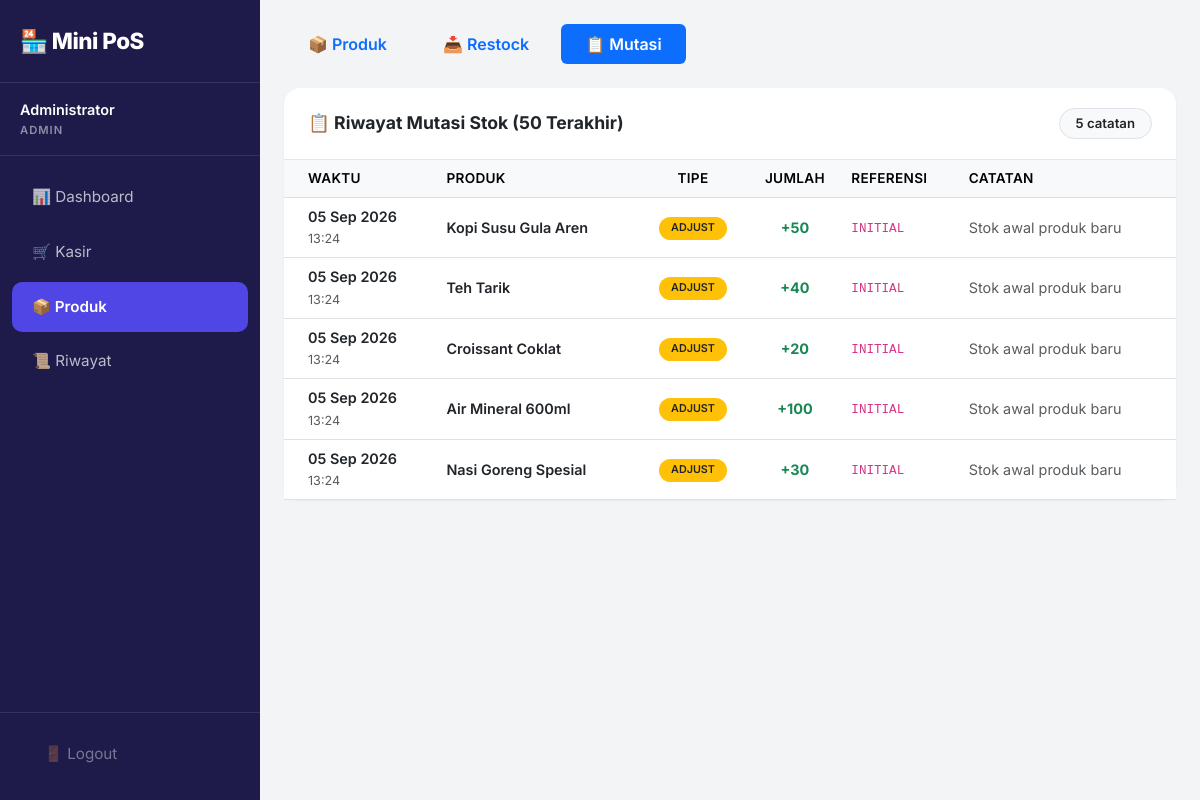
Page /products.php?tab=history (signed in) on the committed database.
### tables this page shows
CREATE TABLE stock_history (
    id INT AUTO_INCREMENT PRIMARY KEY,
    product_id INT NOT NULL,
    type ENUM('in', 'out', 'adjustment') NOT NULL,
    quantity INT NOT NULL,
    reference VARCHAR(100) DEFAULT NULL,
    notes TEXT DEFAULT NULL,
    created_at TIMESTAMP DEFAULT CURRENT_TIMESTAMP,
    FOREIGN KEY (product_id) REFERENCES products(id) ON DELETE CASCADE
);

CREATE TABLE products (
    id INT AUTO_INCREMENT PRIMARY KEY,
    name VARCHAR(100) NOT NULL,
    price DECIMAL(12,2) NOT NULL,
    stock INT NOT NULL DEFAULT 0,
    created_at TIMESTAMP DEFAULT CURRENT_TIMESTAMP,
    updated_at TIMESTAMP NULL DEFAULT NULL ON UPDATE CURRENT_TIMESTAMP
);

### products.php (the view, shortened to what this page needs)
<?php
require_once 'config/database.php';
$stockHistory = $pdo->query("
    SELECT sh.*, p.name as product_name
    FROM stock_history sh
    JOIN products p ON sh.product_id = p.id
    ORDER BY sh.created_at DESC LIMIT 50
")->fetchAll();
$activeTab = $_GET['tab'] ?? 'products';
?>
<!DOCTYPE html>
<html lang="id">
<head>
    <link href="https://cdn.jsdelivr.net/npm/bootstrap@5.3.0/dist/css/bootstrap.min.css" rel="stylesheet">
    <link rel="stylesheet" href="assets/style.css">
</head>
<body>
    <div class="sidebar" id="sidebar">
        <div class="brand">🏪 Mini PoS</div>
        <div class="user-info">
            <div class="name"><?= htmlspecialchars($_SESSION['full_name']) ?></div>
            <div class="role"><?= $_SESSION['role'] ?></div>
        </div>
        <nav>
            <a href="dashboard.php" class="nav-link">📊 Dashboard</a>
            <a href="index.php" class="nav-link">🛒 Kasir</a>
            <a href="products.php" class="nav-link active">📦 Produk</a>
            <a href="history.php" class="nav-link">📜 Riwayat</a>
        </nav>
        <div class="sidebar-footer">
            <a href="logout.php" class="nav-link logout">🚪 Logout</a>
        </div>
    </div>
    <div class="main-content">
        <ul class="nav nav-pills mb-4 gap-2 flex-wrap">
            <li class="nav-item">
                <a class="nav-link <?= $activeTab === 'products' ? 'active' : '' ?> px-3 px-md-4 fw-semibold" href="?tab=products">📦 Produk</a>
            </li>
            <li class="nav-item">
                <a class="nav-link <?= $activeTab === 'restock' ? 'active' : '' ?> px-3 px-md-4 fw-semibold" href="?tab=restock">📥 Restock</a>
            </li>
            <li class="nav-item">
                <a class="nav-link <?= $activeTab === 'history' ? 'active' : '' ?> px-3 px-md-4 fw-semibold" href="?tab=history">📋 Mutasi</a>
            </li>
        </ul>
        <?php if ($activeTab === 'history'): ?>
            <div class="card">
                <div class="card-header d-flex justify-content-between align-items-center flex-wrap gap-2">
                    <span>📋 Riwayat Mutasi Stok (50 Terakhir)</span>
                    <span class="badge bg-light text-dark border px-3 py-2"><?= count($stockHistory) ?> catatan</span>
                </div>
                <div class="card-body p-0">
                    <div class="table-responsive">
                        <table class="table table-hover align-middle mb-0">
                            <thead class="table-light">
                                <tr>
                                    <th class="ps-3 ps-md-4">Waktu</th>
                                    <th>Produk</th>
                                    <th class="text-center">Tipe</th>
                                    <th class="text-center">Jumlah</th>
                                    <th>Referensi</th>
                                    <th>Catatan</th>
                                </tr>
                            </thead>
                            <tbody>
                                <?php foreach ($stockHistory as $sh): ?>
                                    <tr>
                                        <td class="ps-3 ps-md-4">
                                            <div class="fw-semibold"><?= date('d M Y', strtotime($sh['created_at'])) ?></div>
                                            <small class="text-muted"><?= date('H:i', strtotime($sh['created_at'])) ?></small>
                                        </td>
                                        <td class="fw-semibold"><?= htmlspecialchars($sh['product_name']) ?></td>
                                        <td class="text-center">
                                            <?php
                                            $typeBadge = match ($sh['type']) {
                                                'in'         => '<span class="badge bg-success">MASUK</span>',
                                                'out'        => '<span class="badge bg-danger">KELUAR</span>',
                                                'adjustment' => '<span class="badge bg-warning text-dark">ADJUST</span>',
                                            };
                                            echo $typeBadge;
                                            ?>
                                        </td>
                                        <td class="text-center fw-bold <?= $sh['type'] === 'out' ? 'text-danger' : 'text-success' ?>">
                                            <?= $sh['type'] === 'out' ? '-' : '+' ?><?= $sh['quantity'] ?>
                                        </td>
                                        <td><code class="small"><?= htmlspecialchars($sh['reference'] ?? '-') ?></code></td>
                                        <td class="text-muted small"><?= htmlspecialchars($sh['notes'] ?? '-') ?></td>
                                    </tr>
                                <?php endforeach; ?>
                            </tbody>
                        </table>
                    </div>
                </div>
            </div>
        <?php endif; ?>
    </div>
</body>
</html>

### assets/style.css (style rules this page uses)
:root { --primary: #4f46e5; --primary-hover: #4338ca; --primary-light: rgba(79, 70, 229, 0.1); --bg-body: #f3f4f6; --card-bg: #ffffff; --text-main: #1f2937; --text-muted: #6b7280; --border-color: #e5e7eb; --sidebar-width: 260px; --sidebar-collapsed: 0px; }
* { font-family: 'Inter', sans-serif; box-sizing: border-box; }
body { background-color: var(--bg-body); color: var(--text-main); overflow-x: hidden; min-height: 100vh; }
.sidebar { width: var(--sidebar-width); min-height: 100vh; background: #1e1b4b; position: fixed; left: 0; top: 0; z-index: 1050; transition: transform 0.3s ease, width 0.3s ease; display: flex; flex-direction: column; overflow-y: auto; }
.sidebar .brand { padding: 24px 20px; font-size: 1.4rem; font-weight: 800; color: #fff; letter-spacing: -0.5px; border-bottom: 1px solid rgba(255,255,255,0.1); flex-shrink: 0; }
.sidebar .user-info { padding: 16px 20px; border-bottom: 1px solid rgba(255,255,255,0.1); flex-shrink: 0; }
.sidebar .user-info .name { color: white; font-weight: 600; font-size: 0.9rem; margin-bottom: 2px; }
.sidebar .user-info .role { color: rgba(255,255,255,0.5); font-size: 0.7rem; text-transform: uppercase; letter-spacing: 1px; font-weight: 600; }
.sidebar nav { flex-grow: 1; padding: 12px 0; }
.sidebar .nav-link { color: rgba(255,255,255,0.7); padding: 14px 20px; margin: 4px 12px; border-radius: 10px; transition: all 0.2s; display: flex; align-items: center; gap: 12px; text-decoration: none; font-size: 0.95rem; }
.sidebar .nav-link:hover, .sidebar .nav-link.active { background: rgba(255,255,255,0.1); color: #fff; font-weight: 600; }
.sidebar .nav-link.active { background: var(--primary); }
.sidebar .nav-link.logout { color: rgba(255,255,255,0.4); margin-top: auto; }
.sidebar-footer { padding: 16px 12px; border-top: 1px solid rgba(255,255,255,0.1); flex-shrink: 0; margin-top: auto; }
.main-content { margin-left: var(--sidebar-width); padding: 30px; min-height: 100vh; transition: margin-left 0.3s ease; width: calc(100% - var(--sidebar-width)); }
.card { border: none; border-radius: 16px; box-shadow: 0 1px 3px rgba(0,0,0,0.05); background: var(--card-bg); }
.card-header { background: transparent; border-bottom: 1px solid var(--border-color); padding: 20px 24px; font-weight: 700; font-size: 1.1rem; }
.table th { font-weight: 600; font-size: 0.85rem; text-transform: uppercase; letter-spacing: 0.3px; }
.table td { font-size: 0.9rem; }
.badge { font-weight: 600; padding: 6px 12px; border-radius: 50px; }
@media (max-width: 1200px) { .main-content { padding: 24px; } }

### rows in the picture
stock_history: created_at "05 Sep 2026", created_at "13:24", product.name "Kopi Susu Gula Aren", type "ADJUST", quantity "50", reference "INITIAL", notes "Stok awal produk baru"
stock_history: created_at "05 Sep 2026", created_at "13:24", product.name "Teh Tarik", type "ADJUST", quantity "40", reference "INITIAL", notes "Stok awal produk baru"
stock_history: created_at "05 Sep 2026", created_at "13:24", product.name "Croissant Coklat", type "ADJUST", quantity "20", reference "INITIAL", notes "Stok awal produk baru"
stock_history: created_at "05 Sep 2026", created_at "13:24", product.name "Air Mineral 600ml", type "ADJUST", quantity "100", reference "INITIAL", notes "Stok awal produk baru"
stock_history: created_at "05 Sep 2026", created_at "13:24", product.name "Nasi Goreng Spesial", type "ADJUST", quantity "30", reference "INITIAL", notes "Stok awal produk baru"

### other values in the picture
$_SESSION['full_name'] "Administrator"
$_SESSION['role'] "ADMIN"
count($stockHistory) "5"
